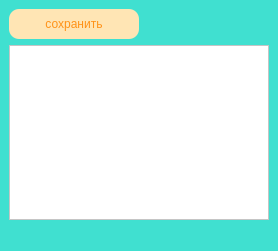
<?xml version="1.0" encoding="UTF-8"?>
<ui version="4.0">
 <class>EditWindow</class>
 <widget class="QMainWindow" name="EditWindow">
  <property name="geometry">
   <rect>
    <x>0</x>
    <y>0</y>
    <width>278</width>
    <height>251</height>
   </rect>
  </property>
  <property name="windowTitle">
   <string>Редактирование</string>
  </property>
  <property name="styleSheet">
   <string notr="true">background-color: #40E0D0</string>
  </property>
  <widget class="QWidget" name="centralwidget">
   <layout class="QGridLayout" name="gridLayout">
    <item row="0" column="0">
     <widget class="QPushButton" name="pushButton">
      <property name="styleSheet">
       <string notr="true">color: #ff9218;
background-color: #ffe5b4;
text-align: center;
border-radius: 10px;
border: none;
box-shadow: 0 0 10px 5px rgba(221, 221, 221, 1);
width: 130px;
height: 30px;</string>
      </property>
      <property name="text">
       <string>сохранить</string>
      </property>
     </widget>
    </item>
    <item row="1" column="0" colspan="2">
     <widget class="QTextEdit" name="textEdit">
      <property name="styleSheet">
       <string notr="true">background-color: #ffffff</string>
      </property>
     </widget>
    </item>
   </layout>
  </widget>
  <widget class="QStatusBar" name="statusbar"/>
 </widget>
 <resources/>
 <connections/>
</ui>
